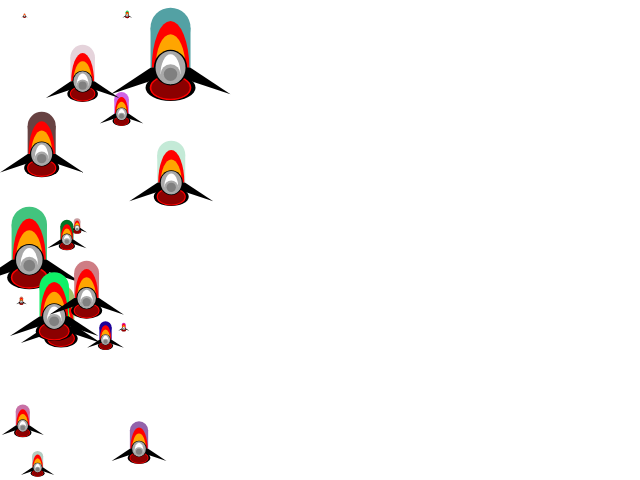
Frame 1 (no input)
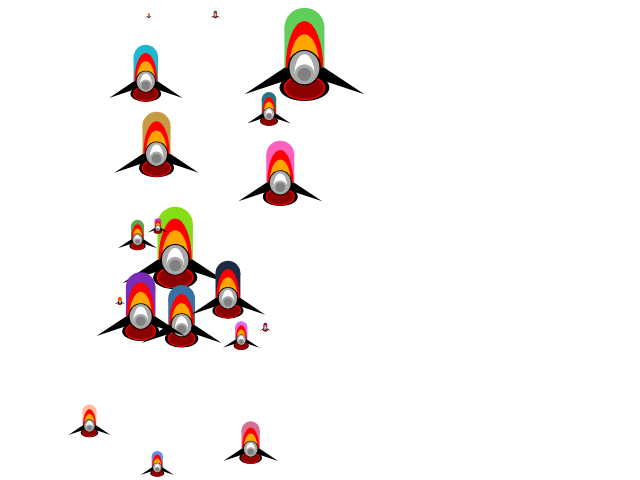
Frame 60 (no input)
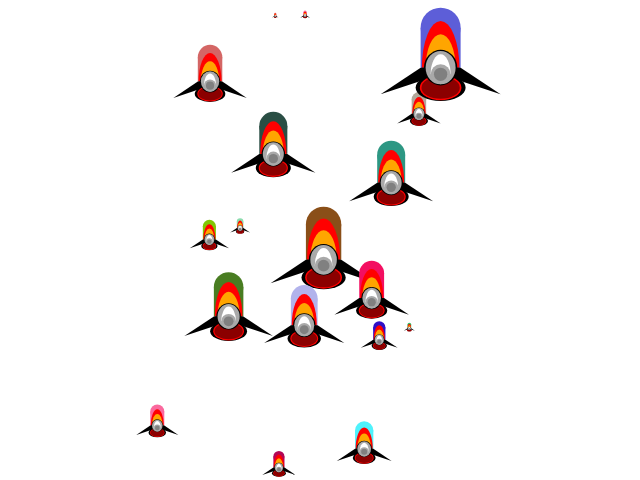
Frame 120 (the mouse pressed at the canvas centre since frame 60)

The p5.js sketch that drew these frames (run headless with seeded random() and noise() and a simulated clock; from frame 60 on, the mouse is pressed at the canvas centre):

// p5.js sketch
// ── sketch.js
var numShips = 20;
var x = [];
var y = [];
var speed = [];
var size = [];
var shipColor = [];

function setup() {
	createCanvas(640, 480);
    
      for(var i = 0; i < numShips; i++){
        x[i] = random(0,width/4);
        y[i] = random(0,height);
        speed[i] = random(1,3);
        size[i] = random(1,40);
        
        var r = random(0,255);
        var g = random(0,255);
        var b = random(0,255);
          
        shipColor[i] = color(r,g,b);
    }
}

function draw(){
    background("white");
    for(var i = 0; i < numShips; i++){
        
        fill(shipColor[i]);
        spaceShip(x[i], y[i],size[i],size[i]);
        if(x[i]<width){ 
            x[i]+= speed[i];
        }else {x[i]=0;}
    }
}

var spaceShip = function(x,y,w,h){
    
    var r = h/3
    var v = w/2
    var q = random(0,255);
    var g = random(0,255);
    var b = random(0,255);
	
	//body
    noStroke();
	fill(q,g,b);
	rect(x, y, w, h);
	ellipse(x+v, y, w, h);
    
    fill("red")
    arc(x+v,y+r*3,w-v/8,h+r*4,PI,r-r);
    fill("orange");
    arc(x+v,y+r*3,w-v/2,h+r*2,PI,r-r);
    
     //wings
    fill("black");
    triangle(x, y+r*3, x+v*2, y+r*3, x-v*2, y+r*5);
    triangle(x, y+r*3, x+v*2, y+r*3, x+v*4, y+r*5);
    
    //Thrusters
    ellipse(x+v,y+r*4.5,w+v/2,h-r);
    fill("red");
    ellipse(x+v,y+r*4.5,w+v/12,h-r*1.1);
    fill("DarkRed");
    ellipse(x+v,y+r*4.5,w-v/12,h/1.8);
    
    //hull
    fill("black")
    ellipse(x+v,y+r*3,w-v/3,h-r/3);
    fill("DarkGrey")
    ellipse(x+v,y+r*3,w-v/2,h-r/2);
    
    fill("white")
    arc(x+v,y+r*3.5,w-v,h,PI,r-r);
    fill("DarkGrey")
    ellipse(x+v,y+r*3.5,w/2,h/2);
    
    fill("grey")
    ellipse(x+v,y+r*3.5,w/3,h/3);
    
}
